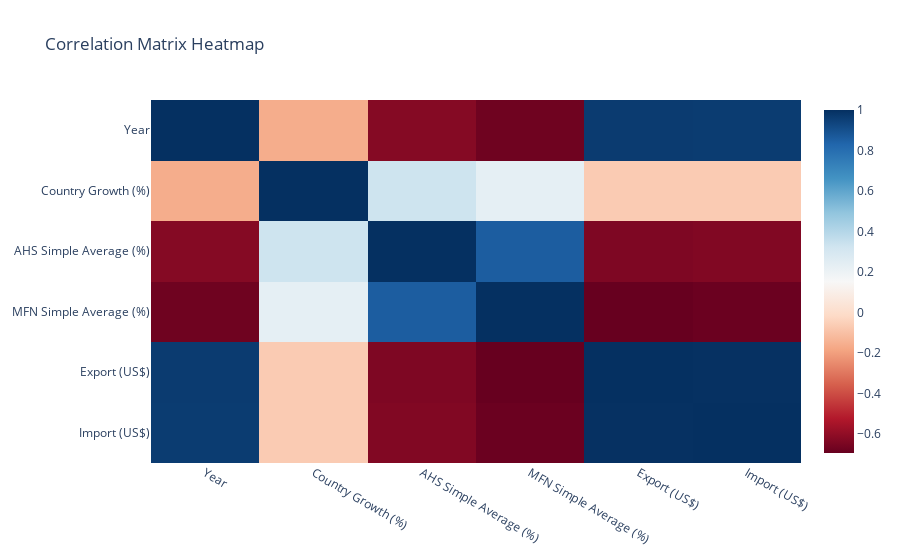

The notebook cell saved with this chart:
### Code cell
# Calculate correlation matrix
correlation_matrix = ger_trade.corr()

# Create correlation heatmap
fig = px.imshow(
    correlation_matrix,
    title="Correlation Matrix Heatmap",
    color_continuous_scale="RdBu",
    aspect="auto",
)
# fig.update_layout(width=1000, height=800)
fig.show()

### Figure 1 — Plotly figure (JSON) as saved in the notebook; plotly's stock layout.template omitted (floating-point values rounded to 4 significant figures)
{"data": [{"coloraxis": "coloraxis", "hovertemplate": "x: %{x}<br>y: %{y}<br>color: %{z}<extra></extra>", "name": "0", "type": "heatmap", "x": ["Year", "Country Growth (%)", "AHS Simple Average (%)", "MFN Simple Average (%)", "Export (US$)", "Import (US$)"], "xaxis": "x", "y": ["Year", "Country Growth (%)", "AHS Simple Average (%)", "MFN Simple Average (%)", "Export (US$)", "Import (US$)"], "yaxis": "y", "z": [[1.0, -0.1607, -0.6248, -0.6753, 0.9667, 0.9628], [-0.1607, 1.0, 0.3299, 0.232, -0.06533, -0.06528], [-0.6248, 0.3299, 1.0, 0.8579, -0.642, -0.6342], [-0.6753, 0.232, 0.8579, 1.0, -0.6935, -0.685], [0.9667, -0.06533, -0.642, -0.6935, 1.0, 0.9968], [0.9628, -0.06528, -0.6342, -0.685, 0.9968, 1.0]]}], "layout": {"coloraxis": {"colorscale": [[0, "rgb(103,0,31)"], [0.1, "rgb(178,24,43)"], [0.2, "rgb(214,96,77)"], [0.3, "rgb(244,165,130)"], [0.4, "rgb(253,219,199)"], [0.5, "rgb(247,247,247)"], [0.6, "rgb(209,229,240)"], [0.7, "rgb(146,197,222)"], [0.8, "rgb(67,147,195)"], [0.9, "rgb(33,102,172)"], [1, "rgb(5,48,97)"]]}, "title": {"text": "Correlation Matrix Heatmap"}, "xaxis": {"anchor": "y", "domain": [0, 1]}, "yaxis": {"anchor": "x", "autorange": "reversed", "domain": [0, 1]}}}
